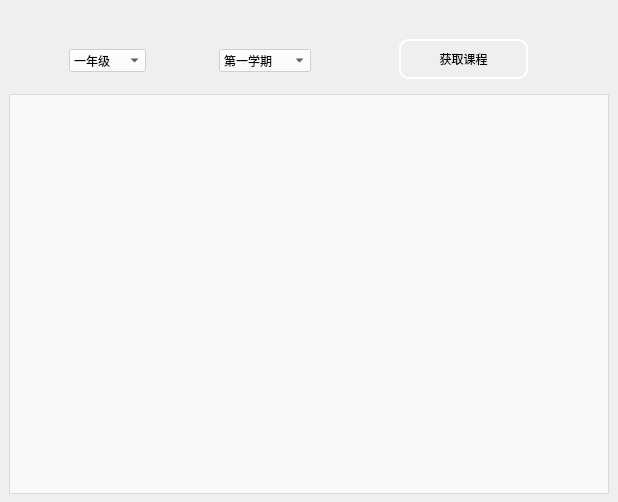
<?xml version="1.0" encoding="UTF-8"?>
<ui version="4.0">
 <class>LoadClassFromWebWidget</class>
 <widget class="QWidget" name="LoadClassFromWebWidget">
  <property name="geometry">
   <rect>
    <x>0</x>
    <y>0</y>
    <width>618</width>
    <height>502</height>
   </rect>
  </property>
  <property name="windowTitle">
   <string>导入课程</string>
  </property>
  <property name="windowIcon">
   <iconset resource="SIMS_res.qrc">
    <normaloff>:/SIM_System_Pics/resources/icon_login.png</normaloff>:/SIM_System_Pics/resources/icon_login.png</iconset>
  </property>
  <widget class="QWidget" name="widget" native="true">
   <property name="geometry">
    <rect>
     <x>9</x>
     <y>9</y>
     <width>591</width>
     <height>79</height>
    </rect>
   </property>
   <widget class="QComboBox" name="semesterBox">
    <property name="geometry">
     <rect>
      <x>210</x>
      <y>40</y>
      <width>92</width>
      <height>23</height>
     </rect>
    </property>
    <property name="styleSheet">
     <string notr="true">background-color: rgba(255, 255, 255, 60%);</string>
    </property>
    <item>
     <property name="text">
      <string>第一学期</string>
     </property>
    </item>
    <item>
     <property name="text">
      <string>第二学期</string>
     </property>
    </item>
   </widget>
   <widget class="QComboBox" name="yearBox">
    <property name="geometry">
     <rect>
      <x>60</x>
      <y>40</y>
      <width>77</width>
      <height>23</height>
     </rect>
    </property>
    <property name="styleSheet">
     <string notr="true">background-color: rgba(255, 255, 255, 60%);</string>
    </property>
    <item>
     <property name="text">
      <string>一年级</string>
     </property>
    </item>
    <item>
     <property name="text">
      <string>二年级</string>
     </property>
    </item>
    <item>
     <property name="text">
      <string>三年级</string>
     </property>
    </item>
    <item>
     <property name="text">
      <string>四年级</string>
     </property>
    </item>
   </widget>
   <widget class="QToolButton" name="getLessonButton">
    <property name="geometry">
     <rect>
      <x>390</x>
      <y>30</y>
      <width>129</width>
      <height>40</height>
     </rect>
    </property>
    <property name="minimumSize">
     <size>
      <width>129</width>
      <height>40</height>
     </size>
    </property>
    <property name="styleSheet">
     <string notr="true">QToolButton#getLessonButton{background-color: rgba(255, 255, 255, 0);border:2px solid white;border-radius:10px;} QToolButton#getLessonButton:hover{ background-color: rgba(255, 255, 255, 150);border:2px solid white;border-radius:10px;} QToolButton#getLessonButton:pressed{background-color: rgba(255, 255, 255, 150);border:2px solid white;border-radius:10px;} </string>
    </property>
    <property name="text">
     <string>获取课程</string>
    </property>
   </widget>
  </widget>
  <widget class="QTextBrowser" name="spiderMsg">
   <property name="geometry">
    <rect>
     <x>9</x>
     <y>94</y>
     <width>600</width>
     <height>400</height>
    </rect>
   </property>
   <property name="minimumSize">
    <size>
     <width>100</width>
     <height>100</height>
    </size>
   </property>
   <property name="maximumSize">
    <size>
     <width>600</width>
     <height>400</height>
    </size>
   </property>
   <property name="styleSheet">
    <string notr="true">background-color: rgba(255, 255, 255, 60%);</string>
   </property>
  </widget>
 </widget>
 <resources>
  <include location="SIMS_res.qrc"/>
 </resources>
 <connections/>
</ui>
